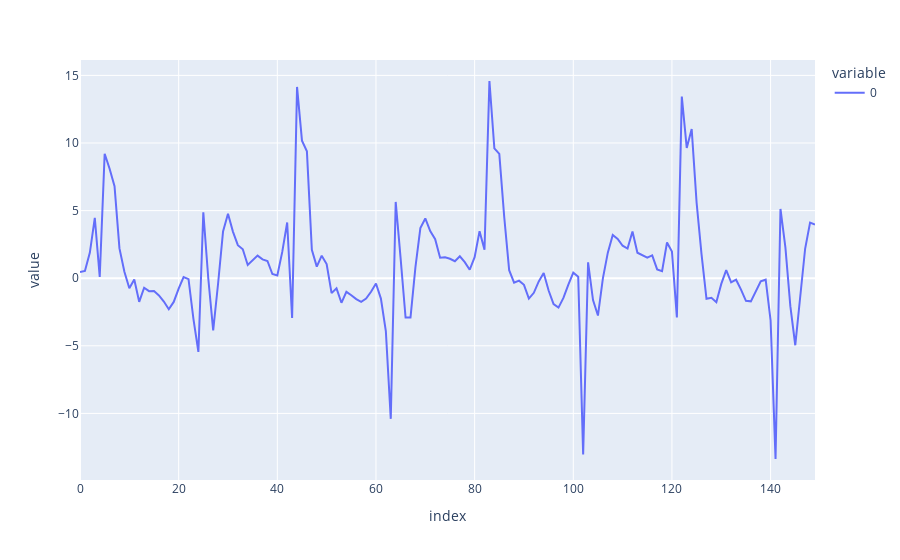

Source (notebook cell):
### Code cell
px.line(x)

### Figure 1 — Plotly figure (JSON) as saved in the notebook; plotly's stock layout.template omitted (floating-point values rounded to 4 significant figures; data arrays with more than 128 entries replaced by an {"elided": "..."} marker saying what was removed)
{"data": [{"hovertemplate": "variable=0<br>index=%{x}<br>value=%{y}<extra></extra>", "legendgroup": "0", "line": {"color": "#636efa", "dash": "solid"}, "marker": {"symbol": "circle"}, "mode": "lines", "name": "0", "orientation": "v", "showlegend": true, "type": "scatter", "x": {"elided": "150 int values"}, "xaxis": "x", "y": {"elided": "150 float values"}, "yaxis": "y"}], "layout": {"legend": {"title": {"text": "variable"}, "tracegroupgap": 0}, "margin": {"t": 60}, "xaxis": {"anchor": "y", "domain": [0, 1], "title": {"text": "index"}}, "yaxis": {"anchor": "x", "domain": [0, 1], "title": {"text": "value"}}}}
